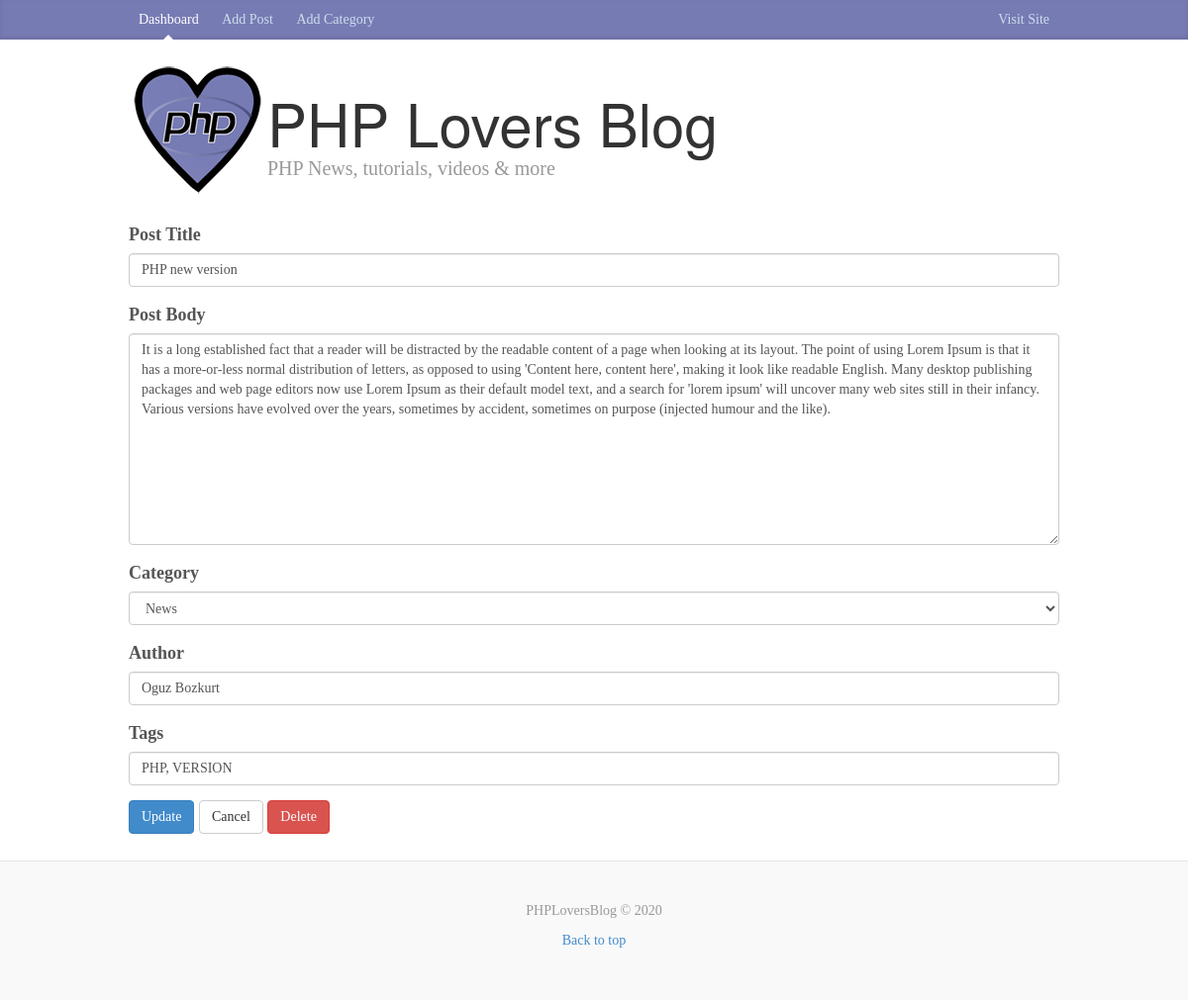
Screenshot of /admin/edit_post.php?id=2 with the database file from the repository.
### tables this page shows
CREATE TABLE `posts` (
  `id` int(11) NOT NULL,
  `category` int(11) NOT NULL,
  `title` varchar(255) NOT NULL,
  `body` text NOT NULL,
  `author` varchar(255) NOT NULL,
  `tags` varchar(255) NOT NULL,
  `date` timestamp NOT NULL DEFAULT current_timestamp()
);

### classes/Database.php (called while the page is built, shortened)
<?php
class Database {
    public $host = DB_HOST;
    public $username = DB_USER;
    public $password = DB_PASS;
    public $db_name = DB_NAME;
    public $link;
    private function connect() {
        $this->link = new mysqli($this->host, $this->username, $this->password, $this->db_name);
    }
    public function select($query) {
        $result = $this->link->query($query) or die($this->link->error . __LINE__);
        if($result->num_rows) {
            return $result;
        } else {
            return false;
        }
    }
}

### admin/edit_post.php (the view, shortened to what this page needs)
<?php include './includes/header.php'; ?>
<?php
    $db = new Database;
?>
<?php
if(isset($_GET['id'])) {
    $id = mysqli_real_escape_string($db->link, $_GET['id']);
    $query = "SELECT * FROM posts WHERE id = '$id'";
    $post = $db->select($query);
    $query = "SELECT * FROM categories";
    $categories= $db->select($query);
} else {
    die("No such post!");
}
?>
<?php if($post) : ?>
    <?php while($postRow = $post->fetch_assoc()) : ?>
<form method="post" role="form" action="edit_post.php">
  <div class="form-group">
    <label>Post Title</label>
    <input type="text" class="form-control" placeholder="Enter title..." name="title" value="<?php echo $postRow['title']; ?>">
  </div>
  <div class="form-group">
    <label>Post Body</label>
    <textarea name="body" cols="30" rows="10" class="form-control" placeholder="Enter post body"><?php echo $postRow['body'];?></textarea>
  </div>
  <div class="form-group">
    <label>Category</label>
    <select name="category" class="form-control">
        <?php if($categories) : ?>
            <?php while($row = $categories->fetch_assoc()) : ?>
                <?php
                if($row['id'] == $postRow['category']) :
                    $selected = "selected";
                else :
                    $selected = '';
                endif;
                ?>
                <option <?php echo $selected; ?> value="<?php echo $row['id'];?>"><?php echo $row['name'];?></option>
            <?php endwhile; ?>
        <?php endif;?>
    </select>
  </div>
  <div class="form-group">
    <label>Author</label>
    <input type="text" class="form-control" placeholder="Enter author name..." name="author" value="<?php echo $postRow['author'];?>">
  </div>
  <div class="form-group">
    <label>Tags</label>
    <input type="text" class="form-control" placeholder="Enter tags..." name="tags" value="<?php echo $postRow['tags'];?>">
  </div>
  <div>
      <input type="submit" class="btn btn-primary" name="submit" value="Update">
      <a href="add_post.php" class="btn btn-default">Cancel</a>
      <input type="submit" class="btn btn-danger" name="delete" value="Delete">
  </div>
  <br>
</form>
    <?php endwhile;?>
<?php else :?>
    <p>No such post</p>
<?php endif;?>
<?php include './includes/footer.php'; ?>

### css/custom.css (style rules this page uses)
body { font-family: Georgia, "Times New Roman", Times, serif; color: #555; }

### rows the page displays
posts: title "PHP new version", body "It is a long established fact that a reader will be distracted by the readable content of a page when looking at its layout. The point of using Lorem Ipsum is that it has a more-or-less normal distribution of letters, as opposed to using 'Content here, content here', making it look like readable English. Many desktop publishing packages and web page editors now use Lorem Ipsum as their default model text, and a search for 'lorem ipsum' will uncover many web sites still in their infancy. Various versions have evolved over the years, sometimes by accident, sometimes on purpose (injected humour and the like).", author "Oguz Bozkurt", tags "PHP, VERSION"

### other values shown
form field category "News"
